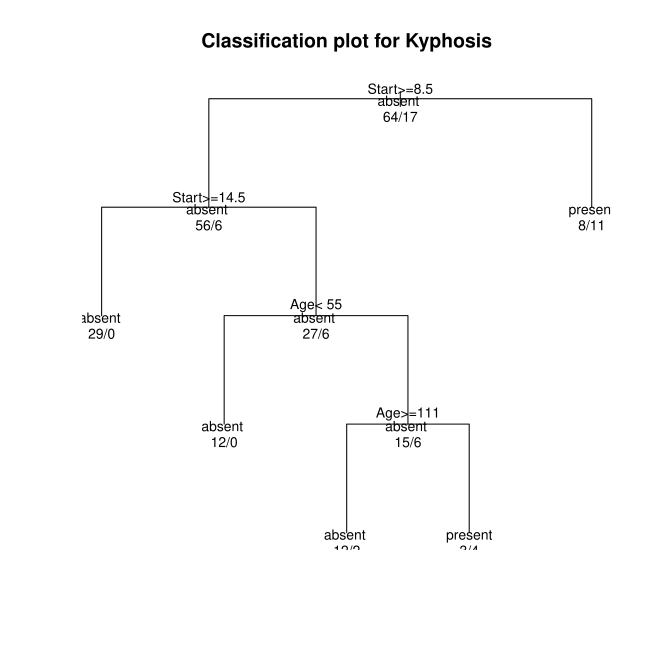

Source code (R):
# Author: Kameron Carter Date: 9/23/25 Purpose: Test decision trees in R

install.packages("rpart")
library(rpart)

#Load some dummy dataset
kyphosis <- kyphosis

#Create a decision tree
fit <- rpart(Kyphosis ~ Age + Number + Start, method="class", data= kyphosis)

#Plot the result
plot(fit, main="Classification plot for Kyphosis", uniform=TRUE)
text(fit, use.n=TRUE, all=TRUE, cex=.8)
